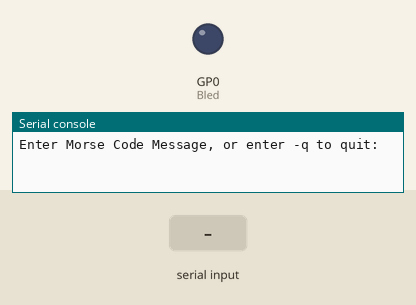
This program was run on a simulated Raspberry Pi Pico running CircuitPython. Parts: output pins drawn as LEDs (lit = HIGH), the last lines printed to the serial console. The inputs (shaded band) are chosen by the test bench.

Above: at 1.2 s.
1.3 s: "E" typed at the serial console, then Enter
At 1.42 s:
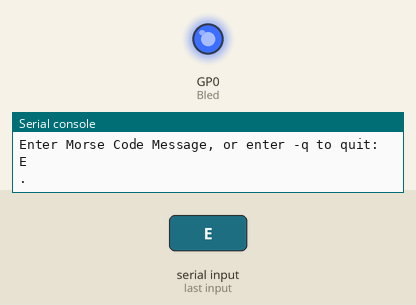
3.0 s: "." typed at the serial console, then Enter
4.7 s: "A" typed at the serial console, then Enter
Timing chart, 0 to 7.7 s (numbered marks = the images above; inputs shaded):
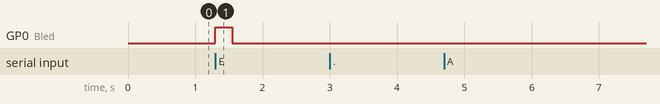

The program:

Morse_Code_2.py
```python
import board
import digitalio
import time

# Dictionary representing the morse code chart
MORSE_CODE = { 'A':'.-', 'B':'-...',
    'C':'-.-.', 'D':'-..', 'E':'.',
    'F':'..-.', 'G':'--.', 'H':'....',
    'I':'..', 'J':'.---', 'K':'-.-',
    'L':'.-..', 'M':'--', 'N':'-.',
    'O':'---', 'P':'.--.', 'Q':'--.-',
    'R':'.-.', 'S':'...', 'T':'-',
    'U':'..-', 'V':'...-', 'W':'.--',
    'X':'-..-', 'Y':'-.--', 'Z':'--..',
    '1':'.----', '2':'..---', '3':'...--',
    '4':'....-', '5':'.....', '6':'-....',
    '7':'--...', '8':'---..', '9':'----.',
    '0':'-----', ', ':'--..--', '.':'.-.-.-',
    '?':'..--..', '/':'-..-.', '-':'-....-',
    '(':'-.--.', ')':'-.--.-', ' ':'/'}

modifier = 0.25
dot_time = 1*modifier
dash_time = 3*modifier
between_taps = 1*modifier
between_letters = 3*modifier
between_words = 7*modifier

Bled = digitalio.DigitalInOut(board.GP0) # Sets the pin of the Blue LED
Bled.direction = digitalio.Direction.OUTPUT

while True:
    print("Enter Morse Code Message, or enter -q to quit:")
    Text = input() #Get the input from the user
    if Text == "-q": #If they type -q it quits
        print("Quit")
        break #end the code
    else:
        Up_Text = Text.upper() #Make all text uppercase
        for letter in Up_Text: #Go through each letter in the word
            print(MORSE_CODE[f"{letter}"], end=" ") #Print each letter in morse
        for letter in Up_Text: #Go through each letter in the word
            Flash = MORSE_CODE[letter]
            if Flash == ".":
                Bled.value = True
                time.sleep(dot_time)
            elif Flash == "-":
                Bled.value = True
                time.sleep(dash_time)
            elif Flash == " ":
                Bled.value = False
                time.sleep(between_letters)
            elif Flash == "/":
                Bled.value = False
                time.sleep(between_words)
            Bled.value = False
            time.sleep(between_taps)
        
```

Measured:
- after the input at 1.3 s, GP0 (Bled): LOW → HIGH at once, → LOW 0.25 s later
